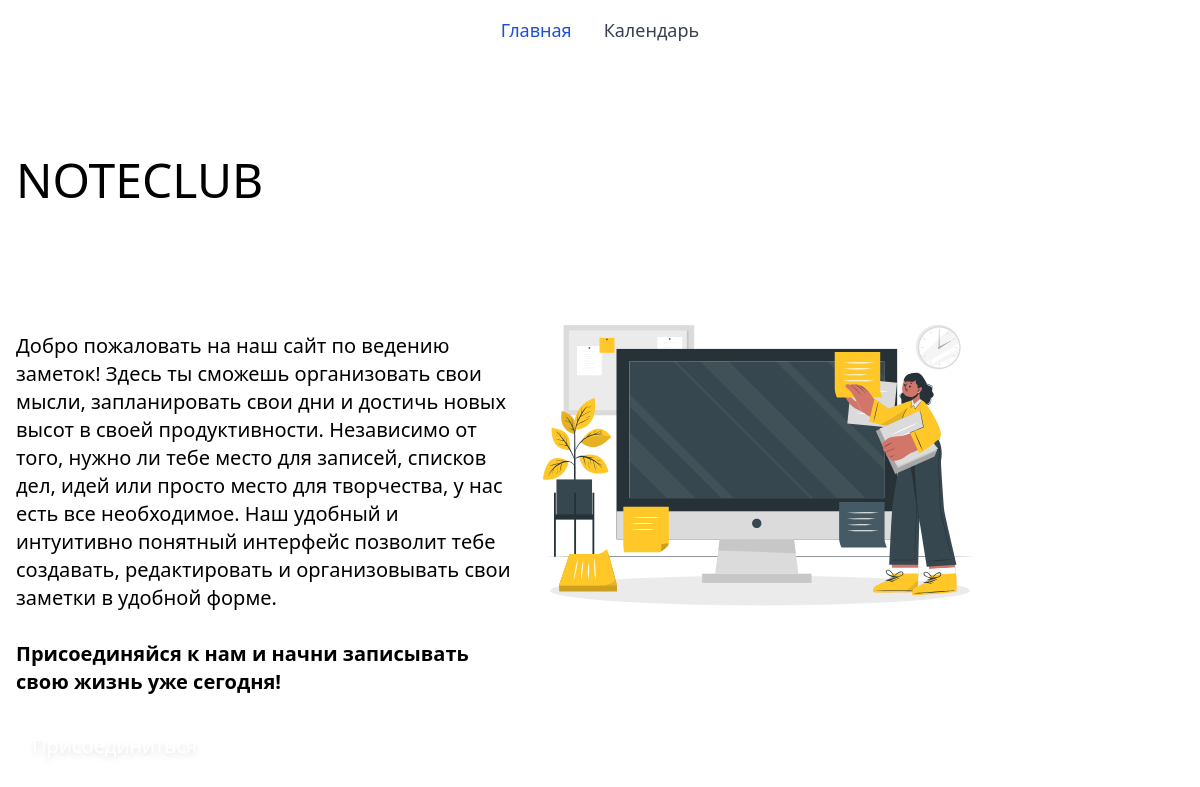
Before: / with the older database file.
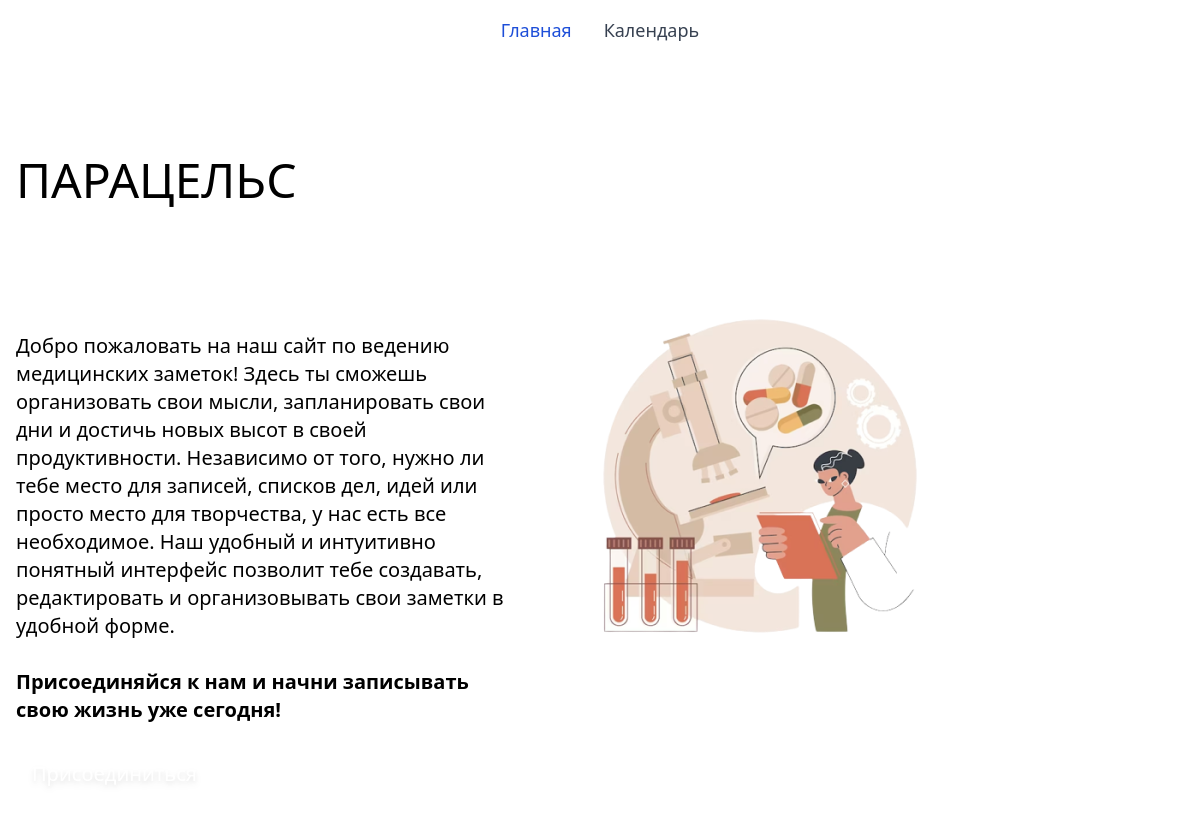
After: the same page with the newer database file.
### main/models.py (models this page shows, shortened)
class Profile(models.Model):
    title = models.CharField("Заголовок сайта", max_length=50)
    slogan = models.TextField(
        "Слоган",
        max_length=100,
        null=True,
        blank=True,
    )
    description = models.TextField(
        "Описание",
        max_length=700,
        null=True,
        blank=True,
    )
    img = models.FileField("Главная картинка")

### main/views.py (the view)
# urls.py: path("", main.index, name="index"),
def index(request):
    profile = Profile.objects.first()
    content = {
        "title": "Главная",
        "profile": profile,
    }
    return render(request, "main/index.html", content)

### main/context_processors.py (called while the page is built)
def profile(request):
    return {"profile": Profile.objects.first()}

### main/templates/main/index.html
{% extends "main/base.html" %}
{% load static %}
{% block content %}
<div class="container flex w-full flex-col md:flex-row p-4 mt-20 mb-20">
    <div class="flex flex-col w-full md:w-1/2">
        <h1 class="title uppercase mb-7 text-5xl">{{ profile.title }}</h1>
        <p class="text-3xl text-white mb-7">{{ profile.slogan }}</p>
        <p class="mb-7 text-xl"> {{ profile.description|safe }}</p>
        <div class="flex w-1/2">
            <a href="{% url 'main:registration' %}"class="join-btn text-white px-4 py-2 rounded-md drop-shadow-md text-xl">Присоединиться</a>
        </div>
    </div>
    <div class="flex w-full md:w-1/2 justify-center place-items-center">
        <img src="{{ profile.img.url }}" alt="{{ profile.title }}">
    </div>
</div>
{% endblock %}

### main/templates/main/base.html (shortened to what this page needs)
{% load static %}
{% load sass_tags %}
<html>
  <head>
    <link rel="stylesheet"
          href="{% sass_src 'styles.scss' %}"
          type="text/css"
          media="all">
    <script src="https://cdn.tailwindcss.com"></script>
    <link rel="stylesheet"
          type="text/css"
          href="https://cdn.datatables.net/1.10.25/css/jquery.dataTables.css">
  </head>
  <body class="bg">
    {% include "main/includes/header.html" %}
    {% block content %}{% endblock %}
  </body>
</html>

### main/templates/main/includes/header.html (shortened to what this page needs)
{% load static %}
<nav class="bg-white border-gray-200 dark:bg-gray-900">
  <div class="max-w-screen-xl flex flex-wrap items-center justify-between mx-auto p-4">
    <div class="items-center justify-between hidden w-full md:flex md:w-auto md:order-1"
         id="navbar-user">
      <ul class="flex flex-col font-medium p-4 md:p-0 mt-4 rounded-lg bg-gray-50 md:space-x-8 rtl:space-x-reverse md:flex-row md:mt-0 md:border-0 md:bg-white dark:bg-gray-800 md:dark:bg-gray-900 dark:border-gray-700">
        <li>
          <a href="{% url "main:index" %}"
             class="block py-2 px-3 text-lg text-black bg-blue-700 rounded md:bg-transparent md:text-blue-700 md:p-0 md:dark:text-blue-500"
             aria-current="page">Главная</a>
        </li>
        <li>
          <a href="{% url "main:user_calendar" %}"
             class="block py-2 px-3 text-lg text-gray-700 rounded hover:bg-gray-100 md:hover:bg-transparent md:hover:text-blue-700 md:p-0 dark:text-white md:dark:hover:text-blue-500 dark:hover:bg-gray-700 dark:hover:text-white md:dark:hover:bg-transparent dark:border-gray-700">Календарь</a>
        </li>
      </ul>
    </div>
  </div>
</nav>

### main/templates/main/includes/modal-create-note.html (shortened to what this page needs)
{% load static %}

### main/templates/main/includes/modal-user-notes.html (shortened to what this page needs)
{% load static %}

### main/templates/main/includes/modal-create-group.html (shortened to what this page needs)
{% load static %}

### main/templates/main/includes/modal-choose.html (shortened to what this page needs)
{% load static %}

Changed rows visible on the page:
changed Profile: title "NOTECLUB" → "ПАРАЦЕЛЬС"; description "…наш сайт по ведению заметок! Здесь ты сможешь…" → "…наш сайт по ведению медицинских заметок! Здесь ты сможешь…"; img: a different picture
